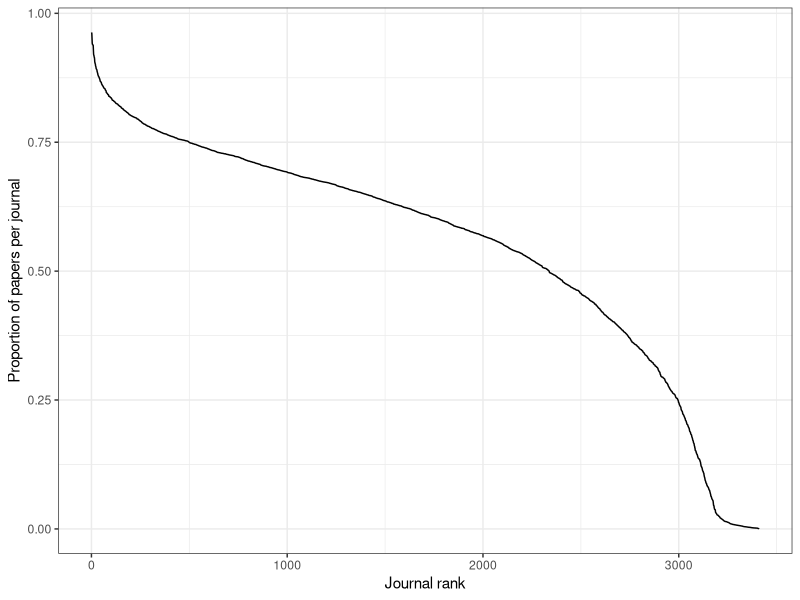
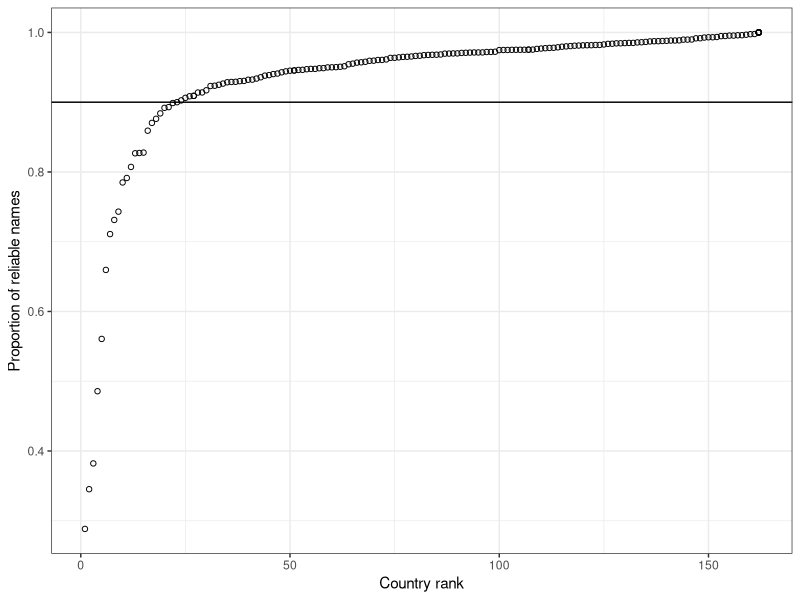

Source code (R) for these figures, in order:
## ---- chunk 1
knitr::opts_chunk$set(echo = FALSE)
require(tidyverse)
require(kableExtra)
## ---- chunk 2
j <- read_tsv("journal_supp.txt")
j$p <- j$included / j$n
j %>%
  filter(n > 50) %>%
  arrange(desc(p)) %>%
  mutate(x = dense_rank(desc(p))) %>%
  ggplot(aes(x=x,y = p)) + geom_line() +
  scale_x_continuous("Journal rank") + 
  scale_y_continuous("Proportion of papers per journal") + 
  theme_bw()
## ---- chunk 3
c.n <- read_tsv("country_n.txt")
c.r <- read_tsv("country_rely.txt")
c <- c.n %>% inner_join(c.r,by="country")
c$p_rely <- c$n_rely / c$n
c %>%
  arrange(p_rely) %>%
  mutate(x = dense_rank(p_rely)) %>%
  ggplot(aes(x=x,y = p_rely)) + geom_point(shape = 1) +
  geom_hline(yintercept = .9) +
  scale_x_continuous("Country rank") + 
  scale_y_continuous("Proportion of reliable names") + 
  theme_bw()

c %>%
  filter(p_rely <= .9) %>%
  arrange(p_rely) %>%
  select(country,p_rely) %>%
  kable(caption="**Supplementary Table S1.** Excluded countries due to unreliable gender assignments from first name.", col.names = c("Country","Reliability"), digits = 2) %>%
  kable_styling(bootstrap_options = c("striped", "hover","condensed"))
## ---- chunk 4
ms <- read_tsv("mspecialty.txt")
ms <- ms[,c(2,1,3)]
ms %>% arrange(mspec,desc(n)) %>%
  kable(caption = "**Supplementary Table S2.** List of specialty and main specialty designation, and number of papers per specialty for the full sample.",col.names = c("Specialty","Main specialty","Number of papers")) %>%
  kable_styling(bootstrap_options = c("striped", "hover","condensed"))
## ---- chunk 5
ga <- read_tsv("geo_area.txt")
ga %>%
  kable(caption="**Supplementary Table S3.** Groupings of countries by geographical region.") %>%
  kable_styling(bootstrap_options = c("striped", "hover","condensed"))
## ---- chunk 6
rev <- read_tsv("review.txt")
rev %>% 
  kable() %>%
  kable_styling(bootstrap_options = c("striped", "hover","condensed","responsive"),font_size = 10)
